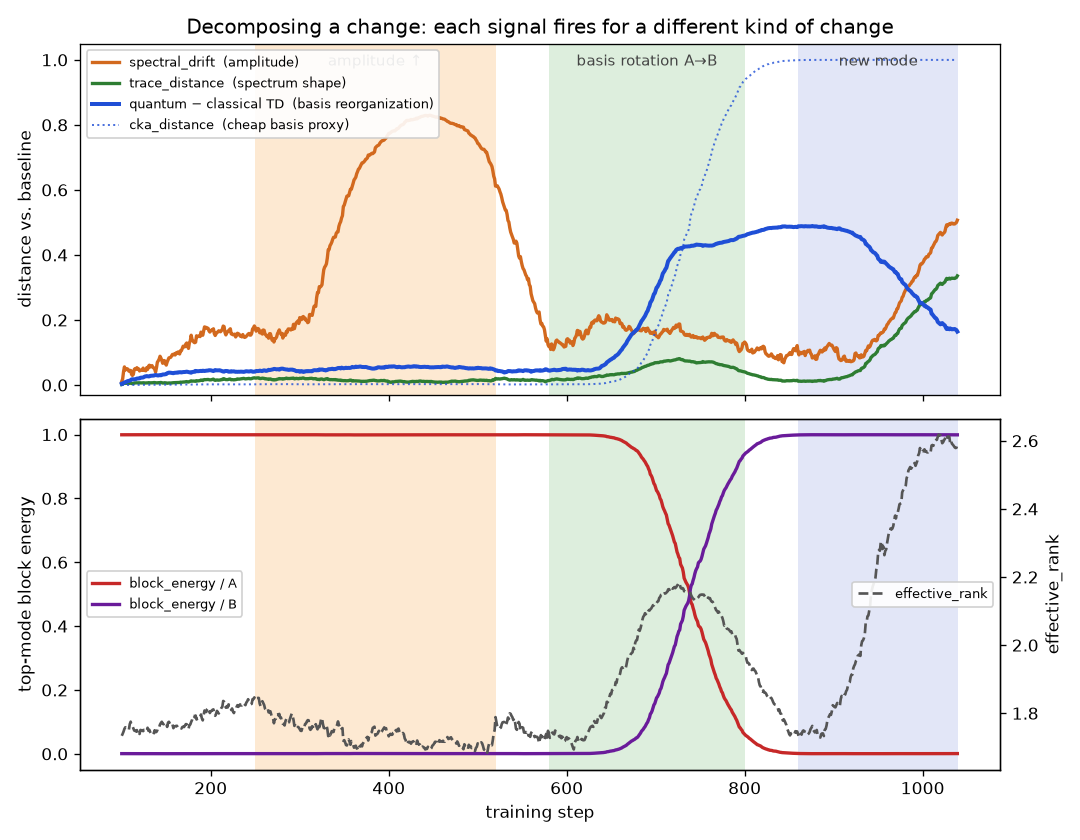

Recreate this plot in Python.
"""Example 04 — what the *quantum* distances see that nothing else does.

A spectrum is a lossy summary of a covariance: it keeps the eigen*values* and
throws away the eigen*vectors*. Most of the catalog (SHC, PR, entropy, the
classical fidelity / trace distance, even the scale-sensitive `spectral_drift`)
is a function of the spectrum alone. The **quantum** distances and the **CKA**
distance are the only observables here that see the eigen*basis* — so they are
the only ones that can detect a change in which probes co-fluctuate when the
spectrum stays put.

We drive a small system through three qualitatively different changes and watch
which observables react. The "system": `n = 12` probes split into two halves
`A = {0..5}` and `B = {6..11}`. Its fluctuations have a covariance (the 2RDM)

    C(α, θ, λ₂) = α² · [ λ₁ · u(θ)u(θ)ᵀ + σ² I ]  +  λ₂ · w wᵀ ,
    u(θ) = cosθ · u_A + sinθ · u_B           (a unit "dominant mode")

with `u_A`/`u_B` the uniform direction on half A/B and `w` a contrast mode on B.
Think of it as a fluctuating field with one dominant mode plus an isotropic
background. We sample windows from `C` and feed them through the usual pipeline.

The three regimes, each compared against the **baseline** (mode on A, α=1):

1. **Scale** (α: 1→3) — the fluctuations get *louder*; eigenvectors and the
   *shape* of the spectrum are unchanged, only its overall magnitude grows.
2. **Isospectral rotation** (θ: 0→π/2) — the dominant mode *migrates from half A
   to half B*. The eigenvalues are **exactly unchanged** (u(θ) stays unit norm);
   only the eigenvector rotates.
3. **Reshape** (λ₂: 0→8) — a genuine *second* mode grows on B: the spectrum
   itself changes (rank/shape), not just its basis.

Two ways to run it:

    python examples/04_quantum_isospectral_rotation.py          # the regime table
    python examples/04_quantum_isospectral_rotation.py --plot   # + a trackable
                                                                #   training plot

The `--plot` mode runs the same changes *continuously* through a real
sliding-window `CumulantMonitor` (as you would during training) and plots a
three-signal **decomposition** of the change plus the per-group localization —
saving `04_quantum_isospectral_rotation.png`. (Needs `matplotlib`; takes ~1 min.)
"""

from __future__ import annotations

import argparse
import math
import os
import sys
from collections import defaultdict

import numpy as np
import torch

sys.path.insert(0, os.path.dirname(os.path.dirname(os.path.abspath(__file__))))

from cumobs import (
    CumulantConfig,
    CumulantMonitor,
    InMemoryLogger,
    ProbeSet,
    classical_fidelity,
    cka_distance,
    compute_all,
    quantum_fidelity,
    spectral_drift,
    trace_distance,
)

torch.set_default_dtype(torch.float64)

N = 12
A = np.arange(0, 6)
B = np.arange(6, 12)
LAM1, SIG2 = 10.0, 0.1

_uA = np.zeros(N); _uA[A] = 1.0; _uA /= np.linalg.norm(_uA)
_uB = np.zeros(N); _uB[B] = 1.0; _uB /= np.linalg.norm(_uB)
_w = np.zeros(N); _w[B] = [1, -1, 1, -1, 1, -1.0]; _w /= np.linalg.norm(_w)


def covariance(alpha: float, theta: float, lam2: float) -> np.ndarray:
    """The true 2RDM for the current regime knobs."""
    u = math.cos(theta) * _uA + math.sin(theta) * _uB
    C = alpha**2 * (LAM1 * np.outer(u, u) + SIG2 * np.eye(N))
    return C + lam2 * np.outer(_w, _w)


def sample_window(C: np.ndarray, m: int, rng: np.random.Generator) -> torch.Tensor:
    """Draw an (m, n) window of fluctuations with covariance C."""
    L = np.linalg.cholesky(C)
    return torch.tensor(rng.standard_normal((m, N)) @ L.T)


# ---------------------------------------------------------------------------
# Part 1 — the discrete regime table (the conceptual core)
# ---------------------------------------------------------------------------

def regime_table() -> None:
    groups = {"A": torch.tensor(A), "B": torch.tensor(B)}
    cfg = CumulantConfig(
        window_size=2000, order=2,
        materialize_matrices=True,    # quantum distances need C
        compute_eigenvectors=True,    # CKA + block energy need V
        per_group=True, top_k=2,
    )
    rng = np.random.default_rng(0)

    ref = compute_all(sample_window(covariance(1, 0, 0), 6000, rng), cfg, groups=groups)
    r_spec = ref.vectors["covariance_spectrum"]
    r_C = ref.matrices["covariance"]
    r_V, r_lam = ref.factors["V"], ref.factors["lam_top"]

    schedule = [
        ("0  baseline (mode on A)", 1, 0.0, 0),
        ("0  steady (noise floor)", 1, 0.0, 0),
        ("1  scale x2", 2, 0.0, 0),
        ("1  scale x3", 3, 0.0, 0),
        ("2  rotate 45deg", 1, math.pi / 4, 0),
        ("2  rotate 90 (A->B)", 1, math.pi / 2, 0),
        ("3  reshape lam2=4", 1, math.pi / 2, 4),
        ("3  reshape lam2=8", 1, math.pi / 2, 8),
    ]

    print("Each regime is compared against the baseline measurement.\n")
    print("                          |---- spectrum-only ----|  |-- basis-aware --|")
    print(f"{'regime':25s}{'SHC':>9}{'PR':>6}{'Hvn':>6}{'cfid':>7}{'sdrift':>8}"
          f"{'  ':>2}{'qfid':>7}{'cka':>7}{'blkA':>7}{'blkB':>6}")
    print("-" * 92)
    for label, alpha, theta, lam2 in schedule:
        C = covariance(alpha, theta, lam2)
        acc: dict[str, float] = defaultdict(float)
        R, m = 5, 2000
        for _ in range(R):
            meas = compute_all(sample_window(C, m, rng), cfg, groups=groups)
            spec = meas.vectors["covariance_spectrum"]
            acc["SHC"] += meas.scalars["spectral_heat_capacity"]
            acc["PR"] += meas.scalars["participation_ratio"]
            acc["Hvn"] += meas.scalars["von_neumann_entropy"]
            acc["cfid"] += classical_fidelity(r_spec, spec)
            acc["sdrift"] += spectral_drift(r_spec, spec)
            acc["qfid"] += quantum_fidelity(r_C, meas.matrices["covariance"])
            acc["cka"] += cka_distance(r_V, r_lam, meas.factors["V"], meas.factors["lam_top"])
            acc["blkA"] += float(meas.vectors["block_energy/A"][0])
            acc["blkB"] += float(meas.vectors["block_energy/B"][0])
        d = {k: v / R for k, v in acc.items()}
        print(f"{label:25s}{d['SHC']:9.2f}{d['PR']:6.2f}{d['Hvn']:6.2f}"
              f"{d['cfid']:7.3f}{d['sdrift']:8.3f}{'  ':>2}{d['qfid']:7.3f}"
              f"{d['cka']:7.3f}{d['blkA']:7.2f}{d['blkB']:6.2f}")

    print("""
Reading the table (each row vs. the baseline 'mode on A'):

  SCALE (regime 1) -- the fluctuations get louder, nothing reorganizes:
     SHC and spectral_drift jump; classical fidelity, PR, entropy, the quantum
     distance and CKA are all ~unchanged (they are scale-invariant).

  ISOSPECTRAL ROTATION (regime 2) -- the punchline:
     The dominant mode migrates from half A to half B, but the eigenVALUES never
     move. So SHC, PR, entropy, classical_fidelity (=1.0) AND spectral_drift
     (~noise floor) ALL say 'steady state'. Only the basis-aware observables
     react: quantum_fidelity collapses, CKA distance -> 1, block energy hands
     off A:1->0, B:0->1.  >>> invisible to every spectral summary. <<<

  RESHAPE (regime 3) -- a genuine new mode appears: the spectrum itself changes,
     so EVERYTHING moves (PR 1.2->2.2, entropy up, classical_fidelity drops).

Sensitivity ladder (what each observable can detect):

                              scale     isospectral-rotation   spectral-reshape
    classical fid / TV        blind          blind                 detects
    PR / entropy / top-frac   blind          blind                 detects
    spectral_heat_capacity    DETECTS        blind                 detects
    spectral_drift            DETECTS        blind                 detects
    quantum fid / CKA         blind          DETECTS               detects
    block_energy (per-group)  blind          DETECTS               detects
""")


# ---------------------------------------------------------------------------
# Part 2 — the same changes as a continuous training trajectory (+ plot)
# ---------------------------------------------------------------------------

# regime bands on the (continuous) trajectory, in training steps
SCALE_BAND = (250, 520)
ROT_BAND = (580, 800)
RESHAPE_BAND = (860, 1040)
T_TRAJ = 1040
W_TRAJ = 100


def _smooth(t: float, t0: float, t1: float) -> float:
    x = min(1.0, max(0.0, (t - t0) / (t1 - t0)))
    return x * x * (3 - 2 * x)


def _knobs(t: int) -> tuple[float, float, float]:
    alpha = 1 + 1.5 * (_smooth(t, 250, 400) - _smooth(t, 400, 520))   # up then back
    theta = (math.pi / 2) * _smooth(t, *ROT_BAND)
    lam2 = 8.0 * _smooth(t, *RESHAPE_BAND)
    return alpha, theta, lam2


def _run_one(seed: int) -> dict[int, dict]:
    """One sliding-window monitor run over the continuous schedule."""
    rng = np.random.default_rng(seed)
    state = {"loss": torch.zeros(N)}
    probes = ProbeSet(
        torch.arange(N), lambda m, b: state["loss"][b],
        group_labels=["A"] * 6 + ["B"] * 6, name="p",
    )
    cfg = CumulantConfig(
        window_size=W_TRAJ, eval_interval=1, update_interval=1, order=2, top_k=1,
        materialize_matrices=True, compute_eigenvectors=True, per_group=True,
        compute_cka_distance=True, distance_flavor="both",
        distance_reference="baseline",
    )
    mon = CumulantMonitor(None, probes, cfg, logger=InMemoryLogger())
    rows: dict[int, dict] = {}
    for t in range(T_TRAJ):
        alpha, theta, lam2 = _knobs(t)
        L = np.linalg.cholesky(covariance(alpha, theta, lam2))
        state["loss"] = torch.tensor(L @ rng.standard_normal(N))
        meas = mon.step(t)
        if meas is None or "quantum_trace_distance" not in meas.scalars:
            continue
        s = meas.scalars
        rows[t] = dict(
            sdrift=s["spectral_drift"],
            ctd=s["trace_distance"],                       # classical (spectrum-shape)
            reorg=s["quantum_trace_distance"] - s["trace_distance"],  # basis-only
            cka=s["cka_distance"],
            erank=s["effective_rank"],
            bA=float(meas.vectors["block_energy/A"][0]),
            bB=float(meas.vectors["block_energy/B"][0]),
        )
    return rows


def trajectory(n_seeds: int = 6) -> dict:
    """Average the trajectory metrics over a few probe replicas (denoise)."""
    runs = [_run_one(s) for s in range(n_seeds)]
    steps = sorted(set.intersection(*[set(r) for r in runs]))
    keys = ["sdrift", "ctd", "reorg", "cka", "erank", "bA", "bB"]
    out = {"steps": np.array(steps)}
    for k in keys:
        out[k] = np.array([float(np.mean([r[t][k] for r in runs])) for t in steps])
    return out


def make_plot(tj: dict, path: str) -> None:
    import matplotlib.pyplot as plt

    steps = tj["steps"]
    bands = [(SCALE_BAND, "amplitude ↑", "#fde0c0"),
             (ROT_BAND, "basis rotation A→B", "#cfe8cf"),
             (RESHAPE_BAND, "new mode", "#d6dcf5")]

    fig, (ax1, ax2) = plt.subplots(2, 1, sharex=True, figsize=(9, 7))

    for (lo, hi), label, color in bands:
        for ax in (ax1, ax2):
            ax.axvspan(lo, hi, color=color, alpha=0.7, lw=0)
        ax1.text((lo + hi) / 2, 0.97, label, ha="center", va="top",
                 transform=ax1.get_xaxis_transform(), fontsize=9, color="#444")

    # Panel 1: decompose the change into three (trackable) scalar signals.
    ax1.plot(steps, tj["sdrift"], color="#d2691e", lw=2, label="spectral_drift  (amplitude)")
    ax1.plot(steps, tj["ctd"], color="#2e7d32", lw=2, label="trace_distance  (spectrum shape)")
    ax1.plot(steps, tj["reorg"], color="#1f4fd6", lw=2.4,
             label="quantum − classical TD  (basis reorganization)")
    ax1.plot(steps, tj["cka"], color="#1f4fd6", lw=1.2, ls=":", alpha=0.8,
             label="cka_distance  (cheap basis proxy)")
    ax1.set_ylabel("distance vs. baseline")
    ax1.set_title("Decomposing a change: each signal fires for a different kind of change")
    ax1.legend(loc="upper left", fontsize=8, framealpha=0.9)
    ax1.set_ylim(-0.03, 1.05)

    # Panel 2: where the structure went (block energy) + how complex (eff. rank).
    ax2.plot(steps, tj["bA"], color="#c62828", lw=2, label="block_energy / A")
    ax2.plot(steps, tj["bB"], color="#6a1b9a", lw=2, label="block_energy / B")
    ax2.set_ylabel("top-mode block energy")
    ax2.set_xlabel("training step")
    ax2.set_ylim(-0.05, 1.05)
    ax2.legend(loc="center left", fontsize=8, framealpha=0.9)
    ax2b = ax2.twinx()
    ax2b.plot(steps, tj["erank"], color="#555", lw=1.6, ls="--", label="effective_rank")
    ax2b.set_ylabel("effective_rank")
    ax2b.legend(loc="center right", fontsize=8, framealpha=0.9)

    fig.tight_layout()
    fig.savefig(path, dpi=120)
    print(f"saved {path}")


def trajectory_summary(tj: dict) -> None:
    print("\nContinuous trajectory (sliding-window monitor), key signals by regime:")
    print(f"{'step':>6}{'sdrift':>9}{'classTD':>9}{'reorg':>8}{'cka':>7}"
          f"{'erank':>8}{'blkA':>7}{'blkB':>7}")
    for t in tj["steps"][::80]:
        i = int(np.where(tj["steps"] == t)[0][0])
        print(f"{int(t):>6}{tj['sdrift'][i]:>9.3f}{tj['ctd'][i]:>9.3f}"
              f"{tj['reorg'][i]:>8.3f}{tj['cka'][i]:>7.3f}{tj['erank'][i]:>8.2f}"
              f"{tj['bA'][i]:>7.2f}{tj['bB'][i]:>7.2f}")
    print("""
The interpretable, trackable decomposition (all three are plain logged scalars):
  * spectral_drift                 fires on AMPLITUDE changes (scale band only).
  * trace_distance  (classical)    fires on SPECTRUM-SHAPE changes (reshape band).
  * quantum_TD - classical_TD      isolates BASIS reorganization -- it is the only
                                   one that lights up in the rotation band, where
                                   the loss-fluctuation spectrum never moves.
  (cka_distance tracks the same basis signal at O(n k^2) instead of O(n^3).)
Panel 2 shows WHERE: the top mode hands off A->B during the rotation, and
effective_rank climbs only when the genuine new mode appears.""")


def main() -> None:
    parser = argparse.ArgumentParser()
    parser.add_argument("--plot", action="store_true",
                        help="also run the continuous trajectory and save a figure")
    args = parser.parse_args()

    regime_table()

    if args.plot:
        print("Running the continuous training trajectory (sliding-window monitor)...")
        tj = trajectory(n_seeds=6)
        trajectory_summary(tj)
        out_png = os.path.join(
            os.path.dirname(os.path.abspath(__file__)),
            "04_quantum_isospectral_rotation.png",
        )
        try:
            make_plot(tj, out_png)
        except ImportError:
            print("\n(matplotlib not available; printed the summary above instead)")


if __name__ == "__main__":
    main()
